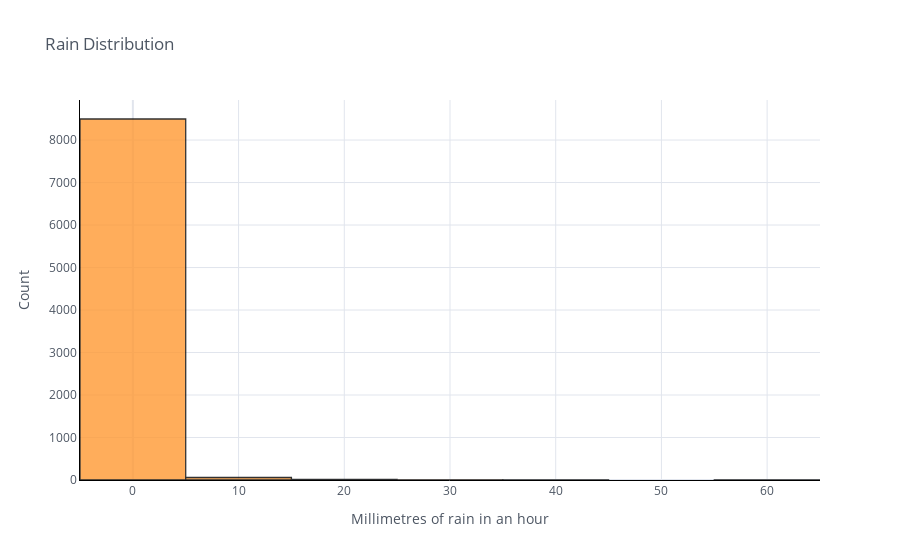

The cell this chart's notebook holds for it:
### Markdown cell above
There was little rain received in the area.

### Code cell
df8['rain_1h'].iplot(kind='hist',bins=10,xTitle='Millimetres of rain in an hour',linecolor='black',yTitle='Count',
                     title='Rain Distribution')

### Figure 1 — Plotly figure (JSON) as saved in the notebook; plotly's stock layout.template omitted (floating-point values rounded to 4 significant figures; data arrays with more than 128 entries replaced by an {"elided": "..."} marker saying what was removed)
{"data": [{"histfunc": "count", "histnorm": "", "marker": {"color": "rgba(255, 153, 51, 1.0)", "line": {"color": "#000000", "width": 1.3}}, "name": "rain_1h", "nbinsx": 10, "opacity": 0.8, "orientation": "v", "type": "histogram", "x": {"elided": "8573 float values"}}], "layout": {"barmode": "overlay", "legend": {"bgcolor": "#FFFFFF", "font": {"color": "#4D5663"}}, "paper_bgcolor": "#FFFFFF", "plot_bgcolor": "#FFFFFF", "title": {"font": {"color": "#4D5663"}, "text": "Rain Distribution"}, "xaxis": {"gridcolor": "#E1E5ED", "linecolor": "black", "showgrid": true, "tickfont": {"color": "#4D5663"}, "title": {"font": {"color": "#4D5663"}, "text": "Millimetres of rain in an hour"}, "zerolinecolor": "#E1E5ED"}, "yaxis": {"gridcolor": "#E1E5ED", "linecolor": "black", "showgrid": true, "tickfont": {"color": "#4D5663"}, "title": {"font": {"color": "#4D5663"}, "text": "Count"}, "zerolinecolor": "#E1E5ED"}}}
